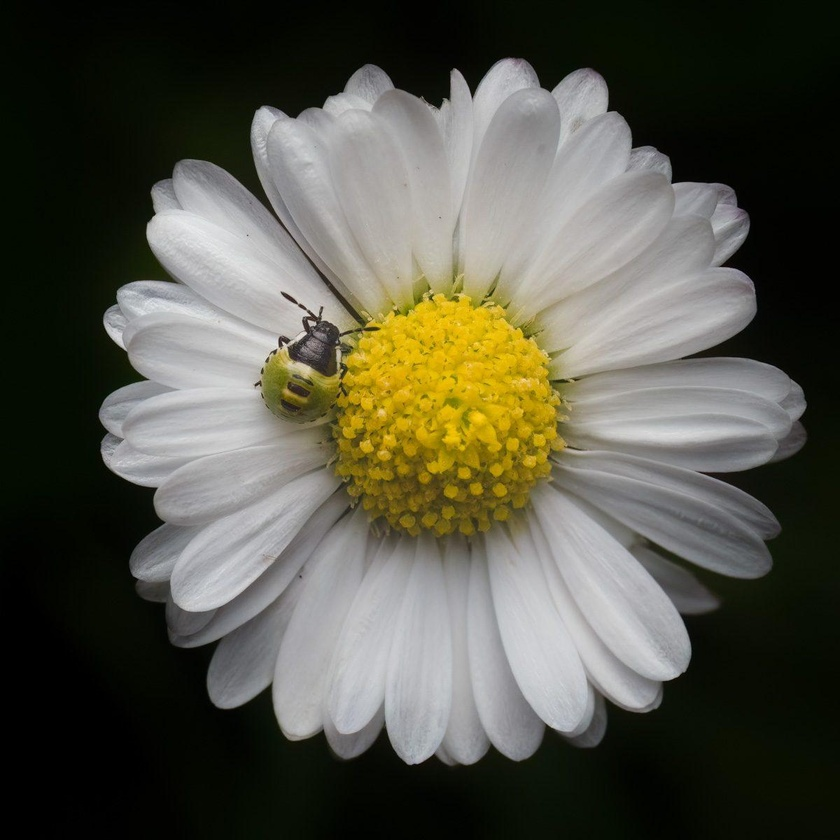
#> input picture Assets/MetaDataEditor-sample.jpg, 840 x 840 px, shrunk from 1200 x 1200 before the run
$ python ImgShear.py
#> lines starting #> are read from the running program, lines starting #| are printed output that depends on the picture
#> the answer given: ../Assets/MetaDataEditor-sample.jpg
#> the answer given: out.png
#> the answer given: 3
from PIL import Image

def shear_image(input_path, output_path, shear_factor):

#> called with input_path = '../Assets/MetaDataEditor-sample.jpg', output_path = 'out.png', shear_factor = 3
    try:
        with Image.open(input_path) as image:
#> image is the input picture: PIL image 840x840 RGB; mean R, G, B 84.9, 84.3, 72
            width, height = image.size
#> width = 840; height = 840

            offset = abs(shear_factor) * height
#> offset = 2520

            new_width = int(width + offset)
#> new_width = 3360

            transformed_image = image.transform(
                (new_width, height),
                Image.Transform.AFFINE,
                (1, shear_factor, -offset if shear_factor < 0 else 0, 0, 1, 0),
                resample=Image.Resampling.BICUBIC)
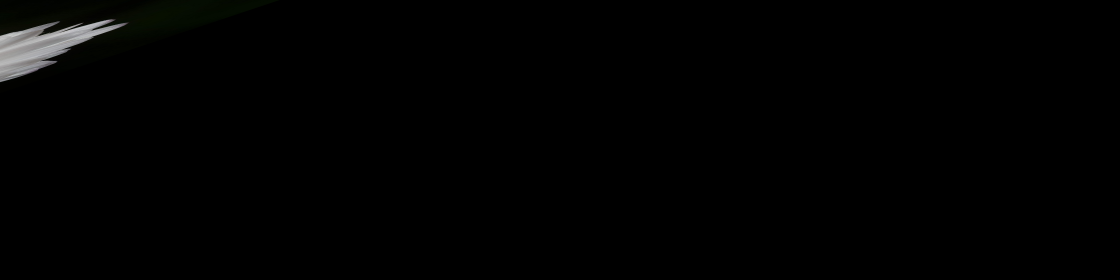
#> transformed_image: PIL image 3360x840 RGB (shown at 1/3 size); mean R, G, B 1.8, 1.9, 1.7

            transformed_image.save(output_path)

            print("\nImage sheared successfully!")
            print(f"Shear Factor : {shear_factor}")
            print(f"New Size     : {new_width} x {height}")
#| New Size     : 3360 x 840
            print(f"Saved To     : {output_path}")

    except FileNotFoundError:
        print(f"\nError: Image not found -> {input_path}")

    except ValueError:
        print("\nError: Shear factor must be a valid number.")

    except Exception as error:
        print(f"\nError: {error}")


if __name__ == "__main__":
    print("\nImage Shear Tool")

    input_path = input("Enter image path: ").strip()
    output_path = input("Enter output image path: ").strip()

    try:
        shear_factor = float(input("Enter shear factor: "))

        shear_image(
            input_path,
            output_path,
            shear_factor)

    except ValueError:
        print("\nError: Shear factor must be a valid number.")

$ run again, on Assets/crop-sample.jpg
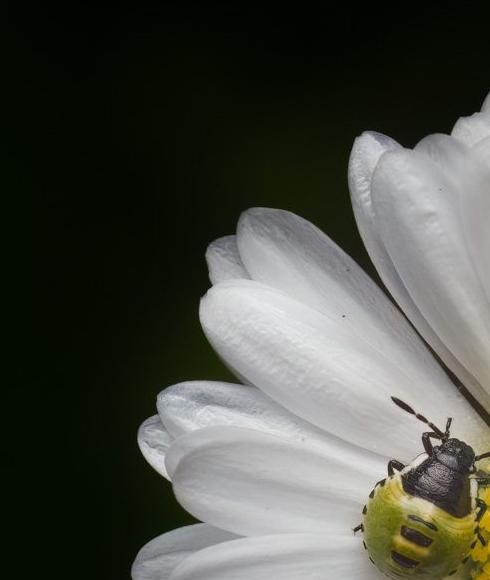
#> input picture Assets/crop-sample.jpg, 490 x 580 px
#> in shear_image, image is the input picture: PIL image 490x580 RGB; mean R, G, B 74.7, 76.8, 69.1
#> in shear_image, `transformed_image = image.transform( (new_width, height), Image.Transf..`:
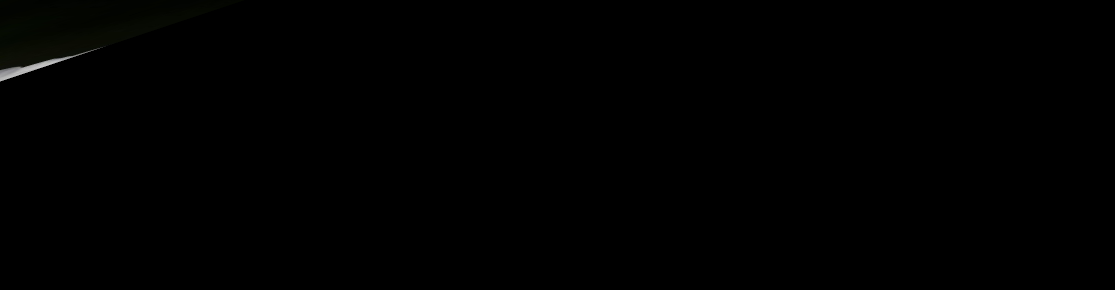
#> transformed_image: PIL image 2230x580 RGB (shown at 1/2 size); mean R, G, B 0.4, 0.5, 0.3
#| New Size     : 2230 x 580
